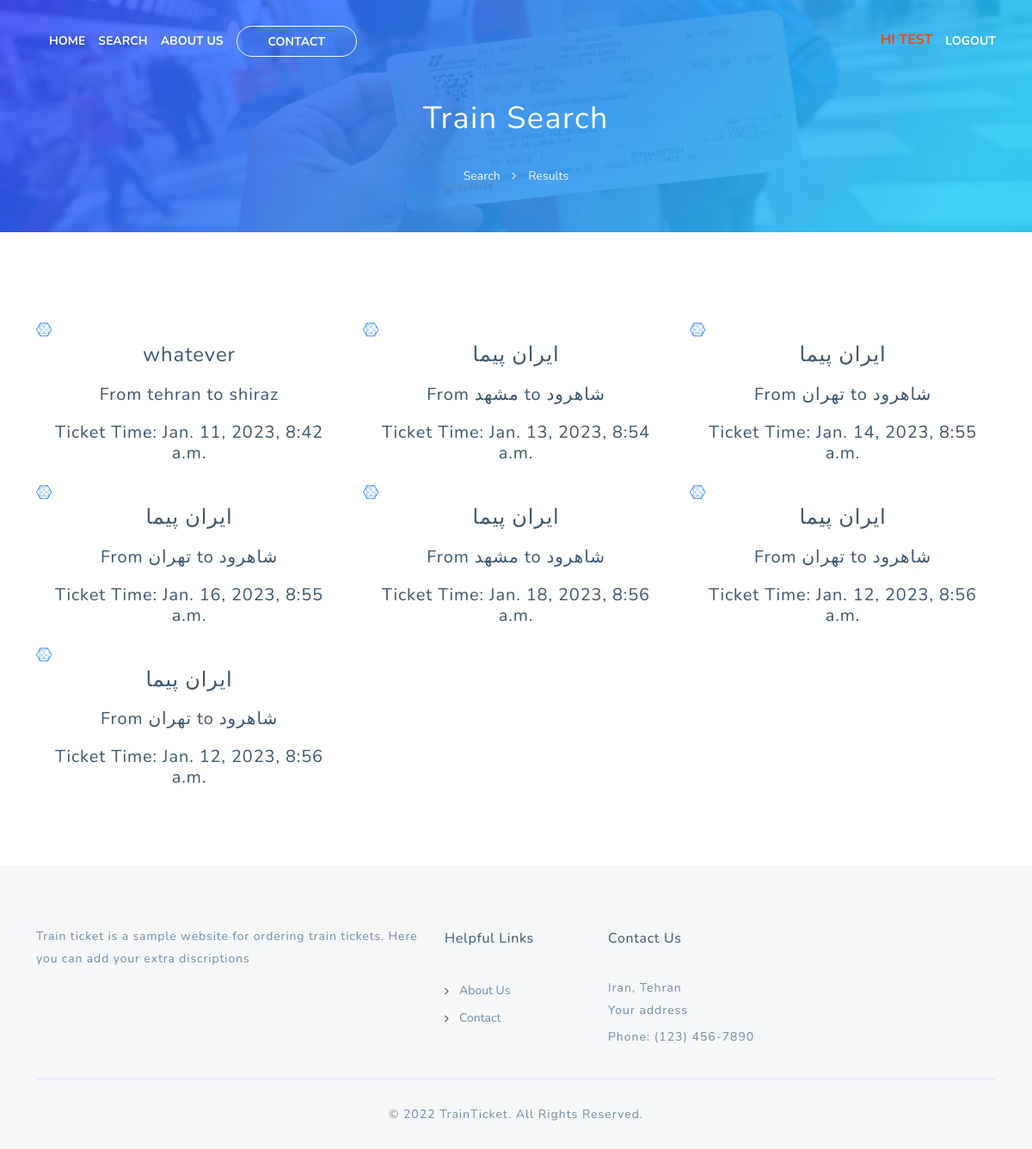
The app's page /search/ (signed in) with its own data.
### reservation/models.py (models this page shows, shortened)
class Train(models.Model):
    id = models.IntegerField(primary_key=True)
    name = models.CharField(max_length=50)
    source = models.CharField(max_length=50)
    destination = models.CharField(max_length=50)
    time = models.DateTimeField()
    price = models.FloatField(default=120)
    seats_available = models.IntegerField()
    image = models.ImageField(upload_to='photos/tickets', null=True, blank=True)
    bookers = models.ManyToManyField(User)
    def url(self):
        return reverse('train_id', args=[self.id,])

### trainticket/views.py (the view, shortened to what this page needs)
# urls.py: path('search/', views.search, name='search'),
def search(request):
    if not request.user.is_authenticated:
        messages.warning(request, "First you need to login to your account. Then you can see trains list.")
        return redirect('loginform')
    queryset = Train.objects.all()
    return render(request, "search/search_result.html", {"trains": queryset})

### templates/search/search_result.html (shortened to what this page needs)
{% extends 'layout.html' %}
{% load static %}
{% block page %}
	<section class="page">
		<div class="cover" data-image="{% static 'images/photos/1.jpg' %}">
			<div class="page-top">
				<div class="container">
					<div class="row">
						<div class="col-lg-12">
							<h1>Train Search</h1>
						</div>
						<div class="col-lg-12">
							<ol class="breadcrumb">
								<li> Search </li>
								<li class="active">Results</li>
							</ol>
						</div>
					</div>
				</div>
			</div>
		</div>
		<div class="page-bottom pbottom-70">
			<div class="container">
				<div class="row">
                    {% if trains %}
                        {% for train in trains %}
                            <div class="col-lg-4 col-md-6 col-sm-12">
                                <a href="{{ train.url }}" class="train-item  text-center">
                                    <i class="fa fa-connectdevelop"></i>
                                    <h4 class="train-item-title">{{ train.name }}</h4>
                                    <h5> From {{ train.source }} to {{ train.destination }}</h5>
                                    <h5> Ticket Time: {{ train.time }}</h5>
                                </a>
                            </div>
                        {% endfor %}
                    {% else %}
                        <h5 class="text-center mx-auto">There's no train available for now!</h5>
                    {% endif %}
				</div>
			</div>
		</div>
	</section>
{% endblock %}

### templates/common/top.html (shortened to what this page needs)
<header class="header-area">
    <div class="container">
        <div class="row">
            <div class="col-lg-12">
                <nav class="main-nav" >
                    <ul class="nav" style="float: right">
                        {% if user.id is None %}
                            <li><a href="{% url 'registerform' %}">REGISTER</a></li>
                            <li><a href="{% url 'loginform' %}">LOGIN</a></li>
                        {% else %}
                            <li style="color:orangered; font-weight: bolder" class="mt-1">HI {{ user.username | upper}}</li>
                            <li><a href="{% url 'logout' %}">LOGOUT</a></li>
                        {% endif %}
                    </ul>
                    <ul class="nav" style="float: left">
                        <li><a href="{% url 'home' %}">HOME</a></li>
                        <li><a href="{% url 'search-form' %}">SEARCH</a></li>
                        <li><a href="{% url 'about-us' %}">ABOUT US</a></li>
                        <li>
                            <a href="{% url 'contact-us' %}" class="btn-nav-line {%if request.path == '/contact/'%}btn-nav-line-selected{%endif%}">CONTACT</a>
                        </li>
                    </ul>
                </nav>
            </div>
        </div>
    </div>
</header>

### static/css/style.css (style rules this page uses)
h1, h2, h3, h4, h5, h6 { margin-bottom: 20px !important; color: #3B566E; }
h1 { font-weight: 400; font-size: 36px; }
h4 { font-weight: 400; font-size: 24px; }
h5 { font-weight: 400; font-size: 20px; }
html, body, div, span, applet, object, iframe, h1, h2, h3, h4, h5, h6, p, blockquote, div pre, a, abbr, acronym, address, big, cite, code, del, dfn, em, font, img, ins, kbd, q, s, samp, small, strike, strong, sub, sup, tt, var, b, u, i, center, dl, dt, dd, ol, ul, li, figure, header, nav, section, article, aside, footer, figcaption { margin: 0; padding: 0; border: 0; outline: 0; }
ul, li { padding: 0; margin: 0; list-style: none; }
header, nav, section, article, aside, footer, hgroup { display: block; }
* { box-sizing: border-box; }
html, body { font-family: "Nunito", sans-serif; font-weight: 400; background-color: #fff; font-size: 16px; -ms-text-size-adjust: 100%; -webkit-font-smoothing: antialiased; -moz-osx-font-smoothing: grayscale; }
a { text-decoration: none !important; }
h1, h2, h3, h4, h5, h6 { margin-top: 0px; margin-bottom: 0px; }
ul { margin-bottom: 0px; }
.page .cover { min-height: 270px; position: relative; }
.page .cover:before { content: ""; position: absolute; width: 100%; height: 100%; left: 0px; top: 0px; right: 0px; bottom: 0px; background-image: linear-gradient(127deg, #384DFF 0%, #24CDFF 91%); z-index: 2; opacity: 0.85; }
.page .cover .page-top { position: absolute; width: 100%; bottom: 50px; z-index: 3; }
.page .cover .page-top h1 { font-weight: 400; font-size: 36px; line-height: 46px; letter-spacing: 1.4px; color: #fff; text-align: center; }
.page .cover .page-top .breadcrumb { float: none; -webkit-border-radius: 0px; -moz-border-radius: 0px; border-radius: 0px; background: none; padding: 0px; margin-top: 8px; margin-bottom: 0px; display: block; text-align: center; }
.page .cover .page-top .breadcrumb li { font-weight: 400; font-size: 14px; color: #F7F8FF; line-height: 30px; margin-left: 10px; display: inline-block; }
.page .cover .page-top .breadcrumb li:after { font-family: FontAwesome; content: ""; margin-left: 10px; color: #F7F8FF; }
.page .cover .page-top .breadcrumb li:first-child { margin-left: 0px; }
.page .cover .page-top .breadcrumb li:last-child:after { content: ""; margin-left: 0px; }
.page .page-bottom { padding-top: 100px; padding-bottom: 100px; font-weight: 400; font-size: 16px; letter-spacing: 0.88px; line-height: 28px; color: #6F8BA4; }
.pbottom-70 { padding-bottom: 70px !important; }
.header-area { position: fixed; top: 0px; left: 0px; right: 0px; z-index: 100; height: 100px; -webkit-transition: all 0.3s ease 0s; -moz-transition: all 0.3s ease 0s; -o-transition: all 0.3s ease 0s; transition: all 0.3s ease 0s; }
.header-area .main-nav .nav { float: right; margin-top: 30px; -webkit-transition: all 0.3s ease 0s; -moz-transition: all 0.3s ease 0s; -o-transition: all 0.3s ease 0s; transition: all 0.3s ease 0s; }
.header-area .main-nav .nav li { margin-left: 35px; }
.header-area .main-nav .nav li a { display: block; font-weight: 700; font-size: 14px; color: #FFFFFF; -webkit-transition: all 0.3s ease 0s; -moz-transition: all 0.3s ease 0s; -o-transition: all 0.3s ease 0s; transition: all 0.3s ease 0s; height: 36px; line-height: 36px; border: transparent; }
.header-area .main-nav .nav li a.btn-nav-line { border: 1px solid #fff; width: 140px; height: 36px; line-height: 36px; text-align: center; -webkit-border-radius: 100px; -moz-border-radius: 100px; border-radius: 100px; -webkit-transition: all 0.3s ease 0s; -moz-transition: all 0.3s ease 0s; -o-transition: all 0.3s ease 0s; transition: all 0.3s ease 0s; }
@media (max-width: 1200px) { .header-area .main-nav .nav li { margin-left: 15px !important; } }
@media (min-width: 992px) { .header-area .main-nav .nav { display: flex !important; } }

### records on screen
Train: name "whatever", source "tehran", destination "shiraz", time "Jan. 11, 2023, 8:42 a.m."
Train: name "ایران پیما", source "مشهد", destination "شاهرود", time "Jan. 13, 2023, 8:54 a.m."
Train: name "ایران پیما", source "تهران", destination "شاهرود", time "Jan. 14, 2023, 8:55 a.m."
Train: name "ایران پیما", source "تهران", destination "شاهرود", time "Jan. 16, 2023, 8:55 a.m."
Train: name "ایران پیما", source "مشهد", destination "شاهرود", time "Jan. 18, 2023, 8:56 a.m."
Train: name "ایران پیما", source "تهران", destination "شاهرود", time "Jan. 12, 2023, 8:56 a.m."
Train: name "ایران پیما", source "تهران", destination "شاهرود", time "Jan. 12, 2023, 8:56 a.m."

### other values on screen
{{ user.username | upper }} "TEST"
